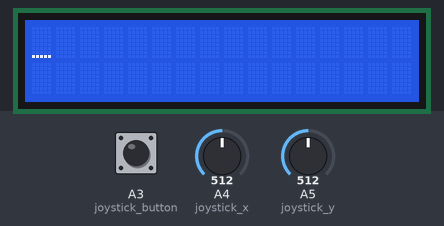
The sketch below on a simulated Arduino Uno, built with avr-gcc and run on an emulated ATmega328P. Parts: 16×2 character LCD. The test bench sets the inputs (shaded band); at power-on: A5 (joystick_y) = 512, A4 (joystick_x) = 512, A3 (joystick_button) HIGH.

Above: at 1.2 s.
1.3 s: A5 (joystick_y) set to 540
At 1.44 s:
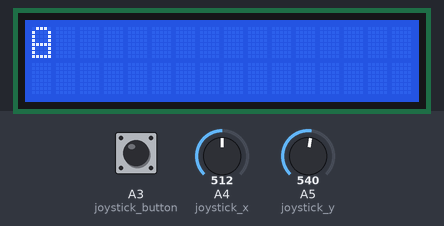
3.2 s: A4 (joystick_x) set to 481
At 3.25 s:
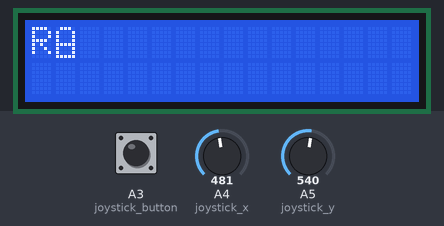
5.0 s: A3 (joystick_button) pulled LOW for 3.2 s
At 9.5 s:
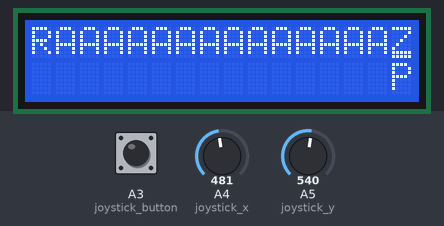
9.7 s: A4 (joystick_x) set to 516
11.2 s: A4 (joystick_x) set to 540
At 11.25 s:
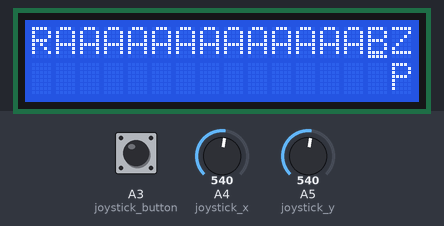
13.0 s: A3 (joystick_button) pulled LOW for 0.15 s
At 14.6 s:
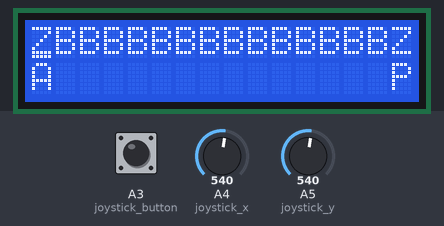

The sketch:

LCD_joystick.ino
```cpp
#include <LiquidCrystal.h>
LiquidCrystal lcd(7, 6, 5, 4, 3, 2);

#define joystick_x A4
#define joystick_y A5
#define joystick_button A3

#define MIN_SYMBOL 65
#define MAX_SYMBOL 90
#define MIN_COL 0
#define MAX_COL 15
#define DEAD_ZONE 20
#define DELAY 100

bool row = 0;
int column = 0;
char ASCII = 0;

unsigned long timer_x = 0, timer_y = 0, timer_button = 0;
char lcd_buffer[2][16];

void setup() {
  pinMode(joystick_x, INPUT_PULLUP);
  pinMode(joystick_y, INPUT_PULLUP);
  pinMode(joystick_button, INPUT_PULLUP);

  lcd.begin(16 , 2);
  lcd.clear();
  lcd.cursor();
  ClearBuffer();
  lcd.setCursor(column, row);
}

void ClearBuffer(){
  for (int i = 0; i < 2; i++) {
    for (int j = 0; j < 16; j++) {
      lcd_buffer[i][j] = ' ';
    }
  }
}

void CheckJoystickButton() {
  if (digitalRead(joystick_button) == LOW){
    if (millis() - timer_button >= DELAY) {
      if (digitalRead(joystick_button) == LOW) {
        row = !row;
        ASCII = lcd_buffer[row][column];
        lcd.setCursor(column, row);
        timer_button = millis();
      }
    }
  }
}

void XStep() {
  int X = analogRead(joystick_x);
  if (X < 512 - DEAD_ZONE || X > 512 + DEAD_ZONE) {
    if (millis() - timer_x >= DELAY) {
      if (X < 512 - DEAD_ZONE || X > 512 + DEAD_ZONE) {
        if (X < (512 - DEAD_ZONE)) {
          column += 1;
        } else if (X > (512 + DEAD_ZONE)) {
          column -= 1;
        }
        if (column < MIN_COL) column = MIN_COL;
        if (column > MAX_COL) column = MAX_COL;
        ASCII = lcd_buffer[row][column];
        lcd.setCursor(column, row);
        timer_x = millis();
      }
    }
  }
}

void YStep() {
  int Y = analogRead(joystick_y);
  if (Y < 512 - DEAD_ZONE || Y > 512 + DEAD_ZONE) {
    if (millis() - timer_y >= DELAY) {
      if (Y < 512 - DEAD_ZONE || Y > 512 + DEAD_ZONE) {
        if (Y > (512 + DEAD_ZONE)) {
          if (ASCII == ' ') ASCII = MIN_SYMBOL;
          else ASCII += 1;
        } else if (Y < (512 - DEAD_ZONE)) {
          ASCII -= 1;
        }
        if (ASCII < MIN_SYMBOL) ASCII = ' ';
        if (ASCII > MAX_SYMBOL) ASCII = MAX_SYMBOL;
        lcd_buffer[row][column] = ASCII;
        lcd.print(ASCII);
        lcd.setCursor(column, row);
        timer_y = millis();
      }
    }
  }
}

void ControlLCD() {
  CheckJoystickButton();
  XStep();
  YStep();
}

void loop() {
  ControlLCD();
}
```

Measured:
- the behaviour switches between 532 and 533 on A5 (joystick_y) (found by bisection; images 0 and 1)
- the behaviour switches between 492 and 491 on A4 (joystick_x) (found by bisection; images 1 and 2)
- the behaviour switches between 532 and 533 on A4 (joystick_x) (found by bisection; images 3 and 4)
- after the input at 1.3 s, the display: changes after 0.10 s (image 1)
- after the input at 3.2 s, the display: changes at once (image 2)
- after the input at 5.0 s, the display: first changes at once (image 3 shows a later state)
- after the input at 9.7 s, every drawn part: stays the same
- after the input at 11.2 s, the display: first changes at once (image 4 shows a later state)
- after the input at 13.0 s, the display: first changes at once (image 5 shows a later state)
